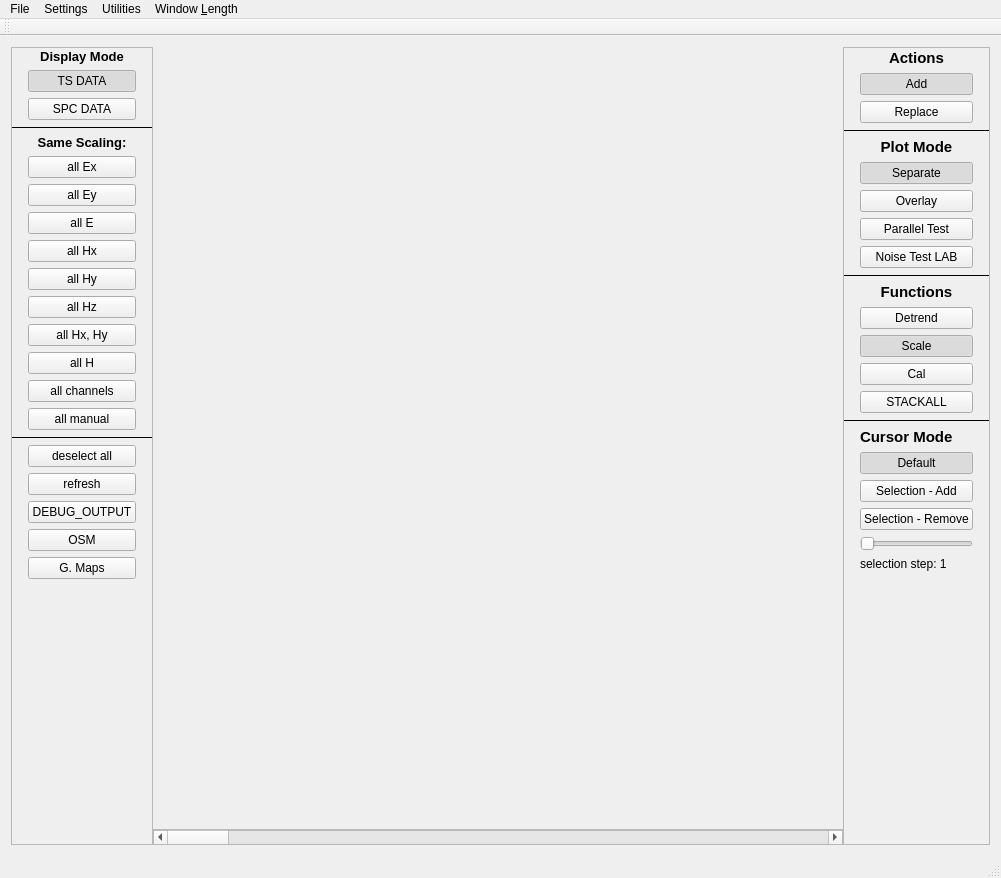
<?xml version="1.0" encoding="UTF-8"?>
<ui version="4.0">
 <class>tsplotter</class>
 <widget class="QMainWindow" name="tsplotter">
  <property name="geometry">
   <rect>
    <x>0</x>
    <y>0</y>
    <width>1001</width>
    <height>878</height>
   </rect>
  </property>
  <property name="sizePolicy">
   <sizepolicy hsizetype="Preferred" vsizetype="Preferred">
    <horstretch>0</horstretch>
    <verstretch>0</verstretch>
   </sizepolicy>
  </property>
  <property name="maximumSize">
   <size>
    <width>16777215</width>
    <height>16777215</height>
   </size>
  </property>
  <property name="acceptDrops">
   <bool>true</bool>
  </property>
  <property name="windowTitle">
   <string>tsplotter</string>
  </property>
  <widget class="QWidget" name="centralWidget">
   <layout class="QVBoxLayout" name="verticalLayout">
    <item>
     <layout class="QGridLayout" name="main_layout" columnstretch="0,0,0">
      <property name="horizontalSpacing">
       <number>0</number>
      </property>
      <item row="0" column="2" rowspan="4">
       <widget class="QFrame" name="frame_right">
        <property name="sizePolicy">
         <sizepolicy hsizetype="Maximum" vsizetype="Preferred">
          <horstretch>0</horstretch>
          <verstretch>0</verstretch>
         </sizepolicy>
        </property>
        <property name="frameShape">
         <enum>QFrame::Shape::StyledPanel</enum>
        </property>
        <property name="frameShadow">
         <enum>QFrame::Shadow::Plain</enum>
        </property>
        <layout class="QVBoxLayout" name="verticalLayout_4">
         <property name="leftMargin">
          <number>0</number>
         </property>
         <property name="topMargin">
          <number>1</number>
         </property>
         <property name="rightMargin">
          <number>0</number>
         </property>
         <property name="bottomMargin">
          <number>0</number>
         </property>
         <item>
          <layout class="QGridLayout" name="gridlayout_right">
           <item row="21" column="1">
            <widget class="QLabel" name="label_selection_step">
             <property name="text">
              <string>selection step: 1</string>
             </property>
            </widget>
           </item>
           <item row="0" column="1">
            <widget class="QLabel" name="label_actions">
             <property name="font">
              <font>
               <pointsize>11</pointsize>
               <bold>true</bold>
              </font>
             </property>
             <property name="text">
              <string>Actions</string>
             </property>
             <property name="alignment">
              <set>Qt::AlignmentFlag::AlignCenter</set>
             </property>
            </widget>
           </item>
           <item row="4" column="1">
            <widget class="QLabel" name="label_plot_mode">
             <property name="font">
              <font>
               <pointsize>11</pointsize>
               <bold>true</bold>
              </font>
             </property>
             <property name="text">
              <string>Plot Mode</string>
             </property>
             <property name="alignment">
              <set>Qt::AlignmentFlag::AlignCenter</set>
             </property>
            </widget>
           </item>
           <item row="18" column="1">
            <widget class="QPushButton" name="button_mode_select_add">
             <property name="text">
              <string>Selection - Add</string>
             </property>
             <property name="checkable">
              <bool>true</bool>
             </property>
             <attribute name="buttonGroup">
              <string notr="true">button_group_cursor_mode</string>
             </attribute>
            </widget>
           </item>
           <item row="13" column="1">
            <widget class="QPushButton" name="button_action_b_calibrate">
             <property name="text">
              <string>Cal</string>
             </property>
             <property name="checkable">
              <bool>true</bool>
             </property>
            </widget>
           </item>
           <item row="19" column="1">
            <widget class="QPushButton" name="button_mode_select_rem">
             <property name="text">
              <string>Selection - Remove</string>
             </property>
             <property name="checkable">
              <bool>true</bool>
             </property>
             <attribute name="buttonGroup">
              <string notr="true">button_group_cursor_mode</string>
             </attribute>
            </widget>
           </item>
           <item row="20" column="1">
            <widget class="QSlider" name="slider_selection_step">
             <property name="minimum">
              <number>0</number>
             </property>
             <property name="maximum">
              <number>11</number>
             </property>
             <property name="pageStep">
              <number>1</number>
             </property>
             <property name="value">
              <number>0</number>
             </property>
             <property name="orientation">
              <enum>Qt::Orientation::Horizontal</enum>
             </property>
            </widget>
           </item>
           <item row="3" column="0" colspan="3">
            <widget class="Line" name="line_actions">
             <property name="frameShadow">
              <enum>QFrame::Shadow::Plain</enum>
             </property>
             <property name="orientation">
              <enum>Qt::Orientation::Horizontal</enum>
             </property>
            </widget>
           </item>
           <item row="12" column="1">
            <widget class="QPushButton" name="button_action_b_scale">
             <property name="text">
              <string>Scale</string>
             </property>
             <property name="checkable">
              <bool>true</bool>
             </property>
             <property name="checked">
              <bool>true</bool>
             </property>
            </widget>
           </item>
           <item row="2" column="1">
            <widget class="QPushButton" name="button_plotaddingmode_replace">
             <property name="text">
              <string>Replace</string>
             </property>
             <property name="checkable">
              <bool>true</bool>
             </property>
             <property name="checked">
              <bool>false</bool>
             </property>
             <attribute name="buttonGroup">
              <string notr="true">button_group_adding_mode</string>
             </attribute>
            </widget>
           </item>
           <item row="7" column="1">
            <widget class="QPushButton" name="button_plotmode_ptest">
             <property name="text">
              <string>Parallel Test</string>
             </property>
             <property name="checkable">
              <bool>true</bool>
             </property>
             <attribute name="buttonGroup">
              <string notr="true">button_group_plot_mode</string>
             </attribute>
            </widget>
           </item>
           <item row="12" column="0">
            <spacer name="spacer_right_left">
             <property name="orientation">
              <enum>Qt::Orientation::Horizontal</enum>
             </property>
             <property name="sizeHint" stdset="0">
              <size>
               <width>10</width>
               <height>20</height>
              </size>
             </property>
            </spacer>
           </item>
           <item row="22" column="1">
            <spacer name="spacer_right_bottom">
             <property name="orientation">
              <enum>Qt::Orientation::Vertical</enum>
             </property>
             <property name="sizeHint" stdset="0">
              <size>
               <width>20</width>
               <height>40</height>
              </size>
             </property>
            </spacer>
           </item>
           <item row="11" column="1">
            <widget class="QPushButton" name="button_action_b_detrend">
             <property name="text">
              <string>Detrend</string>
             </property>
             <property name="checkable">
              <bool>true</bool>
             </property>
            </widget>
           </item>
           <item row="15" column="0" colspan="3">
            <widget class="Line" name="line_functions">
             <property name="frameShadow">
              <enum>QFrame::Shadow::Plain</enum>
             </property>
             <property name="orientation">
              <enum>Qt::Orientation::Horizontal</enum>
             </property>
            </widget>
           </item>
           <item row="14" column="1">
            <widget class="QPushButton" name="button_action_b_stackall">
             <property name="text">
              <string>STACKALL</string>
             </property>
            </widget>
           </item>
           <item row="10" column="1">
            <widget class="QLabel" name="label_functions">
             <property name="font">
              <font>
               <pointsize>11</pointsize>
               <bold>true</bold>
              </font>
             </property>
             <property name="text">
              <string>Functions</string>
             </property>
             <property name="alignment">
              <set>Qt::AlignmentFlag::AlignCenter</set>
             </property>
            </widget>
           </item>
           <item row="5" column="1">
            <widget class="QPushButton" name="button_plotmode_separate">
             <property name="text">
              <string>Separate</string>
             </property>
             <property name="checkable">
              <bool>true</bool>
             </property>
             <property name="checked">
              <bool>true</bool>
             </property>
             <attribute name="buttonGroup">
              <string notr="true">button_group_plot_mode</string>
             </attribute>
            </widget>
           </item>
           <item row="12" column="2">
            <spacer name="spacer_right_right">
             <property name="orientation">
              <enum>Qt::Orientation::Horizontal</enum>
             </property>
             <property name="sizeHint" stdset="0">
              <size>
               <width>10</width>
               <height>20</height>
              </size>
             </property>
            </spacer>
           </item>
           <item row="17" column="1">
            <widget class="QPushButton" name="button_mode_default">
             <property name="text">
              <string>Default</string>
             </property>
             <property name="checkable">
              <bool>true</bool>
             </property>
             <property name="checked">
              <bool>true</bool>
             </property>
             <attribute name="buttonGroup">
              <string notr="true">button_group_cursor_mode</string>
             </attribute>
            </widget>
           </item>
           <item row="16" column="1">
            <widget class="QLabel" name="label_cursor_mode">
             <property name="font">
              <font>
               <pointsize>11</pointsize>
               <bold>true</bold>
              </font>
             </property>
             <property name="text">
              <string>Cursor Mode</string>
             </property>
            </widget>
           </item>
           <item row="1" column="1">
            <widget class="QPushButton" name="button_plotaddingmode_add">
             <property name="text">
              <string>Add</string>
             </property>
             <property name="checkable">
              <bool>true</bool>
             </property>
             <property name="checked">
              <bool>true</bool>
             </property>
             <attribute name="buttonGroup">
              <string notr="true">button_group_adding_mode</string>
             </attribute>
            </widget>
           </item>
           <item row="6" column="1">
            <widget class="QPushButton" name="button_plotmode_overlay">
             <property name="text">
              <string>Overlay</string>
             </property>
             <property name="checkable">
              <bool>true</bool>
             </property>
             <attribute name="buttonGroup">
              <string notr="true">button_group_plot_mode</string>
             </attribute>
            </widget>
           </item>
           <item row="9" column="0" colspan="3">
            <widget class="Line" name="line_plot_mode">
             <property name="frameShadow">
              <enum>QFrame::Shadow::Plain</enum>
             </property>
             <property name="orientation">
              <enum>Qt::Orientation::Horizontal</enum>
             </property>
            </widget>
           </item>
           <item row="8" column="1">
            <widget class="QPushButton" name="button_plotmode_noise">
             <property name="text">
              <string>Noise Test LAB</string>
             </property>
             <attribute name="buttonGroup">
              <string notr="true">button_group_plot_mode</string>
             </attribute>
            </widget>
           </item>
          </layout>
         </item>
        </layout>
       </widget>
      </item>
      <item row="3" column="1">
       <widget class="QFrame" name="frame_bottom">
        <property name="sizePolicy">
         <sizepolicy hsizetype="Preferred" vsizetype="Maximum">
          <horstretch>0</horstretch>
          <verstretch>0</verstretch>
         </sizepolicy>
        </property>
        <property name="minimumSize">
         <size>
          <width>0</width>
          <height>0</height>
         </size>
        </property>
        <property name="frameShape">
         <enum>QFrame::Shape::StyledPanel</enum>
        </property>
        <property name="frameShadow">
         <enum>QFrame::Shadow::Plain</enum>
        </property>
        <layout class="QHBoxLayout" name="horizontalLayout_2">
         <property name="leftMargin">
          <number>0</number>
         </property>
         <property name="topMargin">
          <number>0</number>
         </property>
         <property name="rightMargin">
          <number>0</number>
         </property>
         <property name="bottomMargin">
          <number>0</number>
         </property>
         <item>
          <widget class="QScrollBar" name="plot_scrollbar">
           <property name="minimumSize">
            <size>
             <width>0</width>
             <height>0</height>
            </size>
           </property>
           <property name="maximum">
            <number>99</number>
           </property>
           <property name="orientation">
            <enum>Qt::Orientation::Horizontal</enum>
           </property>
          </widget>
         </item>
        </layout>
       </widget>
      </item>
      <item row="0" column="0" rowspan="4">
       <widget class="QFrame" name="frame_left">
        <property name="sizePolicy">
         <sizepolicy hsizetype="Maximum" vsizetype="Preferred">
          <horstretch>0</horstretch>
          <verstretch>0</verstretch>
         </sizepolicy>
        </property>
        <property name="frameShape">
         <enum>QFrame::Shape::StyledPanel</enum>
        </property>
        <property name="frameShadow">
         <enum>QFrame::Shadow::Plain</enum>
        </property>
        <layout class="QVBoxLayout" name="verticalLayout_3">
         <property name="leftMargin">
          <number>0</number>
         </property>
         <property name="topMargin">
          <number>1</number>
         </property>
         <property name="rightMargin">
          <number>0</number>
         </property>
         <property name="bottomMargin">
          <number>0</number>
         </property>
         <item>
          <layout class="QGridLayout" name="gridlayout_left">
           <item row="14" column="1">
            <widget class="QPushButton" name="button_scale_all">
             <property name="text">
              <string>all channels</string>
             </property>
             <property name="checkable">
              <bool>true</bool>
             </property>
            </widget>
           </item>
           <item row="3" column="1">
            <widget class="QPushButton" name="button_display_spc">
             <property name="text">
              <string>SPC DATA</string>
             </property>
             <property name="checkable">
              <bool>true</bool>
             </property>
             <property name="checked">
              <bool>false</bool>
             </property>
            </widget>
           </item>
           <item row="22" column="1">
            <spacer name="spacer_left_bottom">
             <property name="orientation">
              <enum>Qt::Orientation::Vertical</enum>
             </property>
             <property name="sizeHint" stdset="0">
              <size>
               <width>20</width>
               <height>40</height>
              </size>
             </property>
            </spacer>
           </item>
           <item row="18" column="1">
            <widget class="QPushButton" name="button_refresh">
             <property name="text">
              <string>refresh</string>
             </property>
            </widget>
           </item>
           <item row="19" column="1">
            <widget class="QPushButton" name="button_debug">
             <property name="text">
              <string>DEBUG_OUTPUT</string>
             </property>
            </widget>
           </item>
           <item row="7" column="1">
            <widget class="QPushButton" name="button_scale_allEy">
             <property name="text">
              <string>all Ey</string>
             </property>
             <property name="checkable">
              <bool>true</bool>
             </property>
            </widget>
           </item>
           <item row="15" column="1">
            <widget class="QPushButton" name="button_scale_allMan">
             <property name="text">
              <string>all manual</string>
             </property>
             <property name="checkable">
              <bool>true</bool>
             </property>
            </widget>
           </item>
           <item row="4" column="0" colspan="3">
            <widget class="Line" name="line_left_top">
             <property name="frameShadow">
              <enum>QFrame::Shadow::Plain</enum>
             </property>
             <property name="orientation">
              <enum>Qt::Orientation::Horizontal</enum>
             </property>
            </widget>
           </item>
           <item row="11" column="1">
            <widget class="QPushButton" name="button_scale_allHz">
             <property name="text">
              <string>all Hz</string>
             </property>
             <property name="checkable">
              <bool>true</bool>
             </property>
            </widget>
           </item>
           <item row="10" column="1">
            <widget class="QPushButton" name="button_scale_allHy">
             <property name="text">
              <string>all Hy</string>
             </property>
             <property name="checkable">
              <bool>true</bool>
             </property>
            </widget>
           </item>
           <item row="2" column="1">
            <widget class="QPushButton" name="button_display_ts">
             <property name="text">
              <string>TS DATA</string>
             </property>
             <property name="checkable">
              <bool>true</bool>
             </property>
             <property name="checked">
              <bool>true</bool>
             </property>
            </widget>
           </item>
           <item row="7" column="0">
            <spacer name="spacer_left_left">
             <property name="orientation">
              <enum>Qt::Orientation::Horizontal</enum>
             </property>
             <property name="sizeHint" stdset="0">
              <size>
               <width>10</width>
               <height>20</height>
              </size>
             </property>
            </spacer>
           </item>
           <item row="20" column="1">
            <widget class="QPushButton" name="pushButton_osm">
             <property name="text">
              <string>OSM</string>
             </property>
            </widget>
           </item>
           <item row="9" column="1">
            <widget class="QPushButton" name="button_scale_allHx">
             <property name="text">
              <string>all Hx</string>
             </property>
             <property name="checkable">
              <bool>true</bool>
             </property>
            </widget>
           </item>
           <item row="12" column="1">
            <widget class="QPushButton" name="button_scale_allHxHy">
             <property name="text">
              <string>all Hx, Hy</string>
             </property>
             <property name="checkable">
              <bool>true</bool>
             </property>
            </widget>
           </item>
           <item row="5" column="1">
            <widget class="QLabel" name="label_scaling">
             <property name="font">
              <font>
               <pointsize>10</pointsize>
               <bold>true</bold>
              </font>
             </property>
             <property name="text">
              <string>Same Scaling:</string>
             </property>
             <property name="alignment">
              <set>Qt::AlignmentFlag::AlignCenter</set>
             </property>
            </widget>
           </item>
           <item row="6" column="1">
            <widget class="QPushButton" name="button_scale_allEx">
             <property name="text">
              <string>all Ex</string>
             </property>
             <property name="checkable">
              <bool>true</bool>
             </property>
            </widget>
           </item>
           <item row="13" column="1">
            <widget class="QPushButton" name="button_scale_allH">
             <property name="text">
              <string>all H</string>
             </property>
             <property name="checkable">
              <bool>true</bool>
             </property>
            </widget>
           </item>
           <item row="21" column="1">
            <widget class="QPushButton" name="pushButton_gmaps">
             <property name="text">
              <string>G. Maps</string>
             </property>
            </widget>
           </item>
           <item row="7" column="2">
            <spacer name="spacer_left_right">
             <property name="orientation">
              <enum>Qt::Orientation::Horizontal</enum>
             </property>
             <property name="sizeHint" stdset="0">
              <size>
               <width>10</width>
               <height>20</height>
              </size>
             </property>
            </spacer>
           </item>
           <item row="17" column="1">
            <widget class="QPushButton" name="button_deselect_all">
             <property name="text">
              <string>deselect all</string>
             </property>
            </widget>
           </item>
           <item row="16" column="0" colspan="3">
            <widget class="Line" name="line_left_bottom">
             <property name="frameShadow">
              <enum>QFrame::Shadow::Plain</enum>
             </property>
             <property name="orientation">
              <enum>Qt::Orientation::Horizontal</enum>
             </property>
            </widget>
           </item>
           <item row="1" column="1">
            <widget class="QLabel" name="label_displaymode">
             <property name="font">
              <font>
               <pointsize>10</pointsize>
               <bold>true</bold>
              </font>
             </property>
             <property name="text">
              <string>Display Mode</string>
             </property>
             <property name="alignment">
              <set>Qt::AlignmentFlag::AlignCenter</set>
             </property>
            </widget>
           </item>
           <item row="8" column="1">
            <widget class="QPushButton" name="button_scale_allE">
             <property name="text">
              <string>all E</string>
             </property>
             <property name="checkable">
              <bool>true</bool>
             </property>
            </widget>
           </item>
          </layout>
         </item>
        </layout>
       </widget>
      </item>
      <item row="0" column="1">
       <widget class="QWidget" name="widget_head" native="true">
        <property name="minimumSize">
         <size>
          <width>0</width>
          <height>40</height>
         </size>
        </property>
        <property name="maximumSize">
         <size>
          <width>16777215</width>
          <height>40</height>
         </size>
        </property>
        <layout class="QHBoxLayout" name="horizontalLayout">
         <property name="spacing">
          <number>2</number>
         </property>
        </layout>
       </widget>
      </item>
      <item row="1" column="1" rowspan="2">
       <widget class="QWidget" name="widget_center" native="true">
        <layout class="QVBoxLayout" name="verticalLayout_2">
         <property name="spacing">
          <number>1</number>
         </property>
         <property name="leftMargin">
          <number>0</number>
         </property>
         <property name="topMargin">
          <number>0</number>
         </property>
         <property name="rightMargin">
          <number>0</number>
         </property>
         <property name="bottomMargin">
          <number>0</number>
         </property>
        </layout>
       </widget>
      </item>
     </layout>
    </item>
   </layout>
  </widget>
  <widget class="QMenuBar" name="menuBar">
   <property name="geometry">
    <rect>
     <x>0</x>
     <y>0</y>
     <width>1001</width>
     <height>30</height>
    </rect>
   </property>
   <widget class="QMenu" name="menu_file">
    <property name="title">
     <string>File</string>
    </property>
    <addaction name="actionOpen_Files"/>
    <addaction name="actionConnect"/>
    <addaction name="separator"/>
    <addaction name="menu_action_selections_open"/>
    <addaction name="menu_action_selections_save"/>
    <addaction name="separator"/>
    <addaction name="menu_action_export_print"/>
    <addaction name="menu_action_export_ascii"/>
    <addaction name="menu_action_export_isotime_ascii"/>
    <addaction name="separator"/>
    <addaction name="menu_action_quit"/>
    <addaction name="separator"/>
   </widget>
   <widget class="QMenu" name="menu_settings">
    <property name="title">
     <string>Settings</string>
    </property>
    <addaction name="menu_action_mouse_selects"/>
    <addaction name="menu_action_mouse_deselects"/>
    <addaction name="menu_action_mouse_readout"/>
    <addaction name="separator"/>
    <addaction name="menu_action_sel_common"/>
    <addaction name="menu_action_sel_separate"/>
    <addaction name="separator"/>
    <addaction name="menu_action_show_sampleno"/>
    <addaction name="menu_action_show_time"/>
   </widget>
   <widget class="QMenu" name="menu_windowlength">
    <property name="title">
     <string>Window &amp;Length</string>
    </property>
   </widget>
   <widget class="QMenu" name="menu_utils">
    <property name="title">
     <string>Utilities</string>
    </property>
    <addaction name="menu_action_goto_position"/>
    <addaction name="actionShow_CAL"/>
    <addaction name="actionadd_sys_cal"/>
    <addaction name="actionremove_System_Calibration"/>
   </widget>
   <addaction name="menu_file"/>
   <addaction name="menu_settings"/>
   <addaction name="menu_utils"/>
   <addaction name="menu_windowlength"/>
  </widget>
  <widget class="QToolBar" name="mainToolBar">
   <attribute name="toolBarArea">
    <enum>TopToolBarArea</enum>
   </attribute>
   <attribute name="toolBarBreak">
    <bool>false</bool>
   </attribute>
  </widget>
  <widget class="QStatusBar" name="statusBar"/>
  <action name="action1024">
   <property name="text">
    <string>1024</string>
   </property>
  </action>
  <action name="actionasd">
   <property name="checkable">
    <bool>false</bool>
   </property>
   <property name="text">
    <string>asd</string>
   </property>
  </action>
  <action name="menu_action_mouse_selects">
   <property name="checkable">
    <bool>true</bool>
   </property>
   <property name="text">
    <string>&amp;mouse selects</string>
   </property>
  </action>
  <action name="menu_action_mouse_deselects">
   <property name="checkable">
    <bool>true</bool>
   </property>
   <property name="text">
    <string>mouse &amp;deselects</string>
   </property>
  </action>
  <action name="menu_action_mouse_readout">
   <property name="checkable">
    <bool>true</bool>
   </property>
   <property name="checked">
    <bool>true</bool>
   </property>
   <property name="text">
    <string>mouse &amp;readout</string>
   </property>
  </action>
  <action name="menu_action_sel_common">
   <property name="checkable">
    <bool>true</bool>
   </property>
   <property name="checked">
    <bool>false</bool>
   </property>
   <property name="text">
    <string>&amp;common selections</string>
   </property>
  </action>
  <action name="menu_action_sel_separate">
   <property name="checkable">
    <bool>true</bool>
   </property>
   <property name="checked">
    <bool>false</bool>
   </property>
   <property name="text">
    <string>&amp;separate selections</string>
   </property>
  </action>
  <action name="menu_action_quit">
   <property name="text">
    <string>&amp;Quit</string>
   </property>
  </action>
  <action name="menu_action_selections_open">
   <property name="text">
    <string>Ope&amp;n Selection</string>
   </property>
  </action>
  <action name="menu_action_selections_save">
   <property name="text">
    <string>&amp;Save Selections</string>
   </property>
  </action>
  <action name="menu_action_export_print">
   <property name="text">
    <string>&amp;Print</string>
   </property>
  </action>
  <action name="menu_action_export_svg">
   <property name="text">
    <string>Export SVG</string>
   </property>
  </action>
  <action name="menu_action_export_ascii">
   <property name="text">
    <string>&amp;Export ASCII</string>
   </property>
  </action>
  <action name="menu_action_export_isotime_ascii">
   <property name="text">
    <string>Export &amp;ISOTime ASCII</string>
   </property>
  </action>
  <action name="menu_action_export_threshold_spc">
   <property name="text">
    <string>Export Threshold SPC</string>
   </property>
  </action>
  <action name="menu_action_goto_position">
   <property name="text">
    <string>&amp;Goto position/time</string>
   </property>
  </action>
  <action name="menu_action_show_sampleno">
   <property name="checkable">
    <bool>true</bool>
   </property>
   <property name="text">
    <string>sample &amp;no.</string>
   </property>
  </action>
  <action name="menu_action_show_time">
   <property name="checkable">
    <bool>true</bool>
   </property>
   <property name="checked">
    <bool>true</bool>
   </property>
   <property name="text">
    <string>&amp;time</string>
   </property>
  </action>
  <action name="actionShow_CAL">
   <property name="text">
    <string>&amp;Show CAL</string>
   </property>
  </action>
  <action name="actionOpen_Files">
   <property name="text">
    <string>&amp;Open Files</string>
   </property>
  </action>
  <action name="actionConnect">
   <property name="text">
    <string>&amp;Connect</string>
   </property>
  </action>
  <action name="actionadd_sys_cal">
   <property name="text">
    <string>&amp;add System Calibration</string>
   </property>
  </action>
  <action name="actionremove_System_Calibration">
   <property name="text">
    <string>&amp;remove System Calibration</string>
   </property>
  </action>
 </widget>
 <layoutdefault spacing="6" margin="11"/>
 <resources/>
 <connections/>
 <buttongroups>
  <buttongroup name="button_group_adding_mode"/>
  <buttongroup name="button_group_plot_mode"/>
  <buttongroup name="button_group_cursor_mode"/>
 </buttongroups>
</ui>
